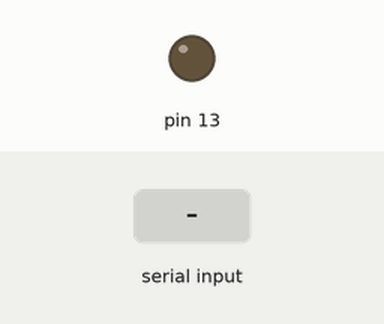
Bench run of a sketch on a simulated Arduino Uno, built with avr-gcc and run on an emulated ATmega328P. Shown: output pins drawn as LEDs (lit = HIGH). Dashed ring = blinking. Inputs (shaded band) come from the test bench.

Above: at 1.2 s.
1.3 s: byte 30 received over Serial
At 1.8 s:
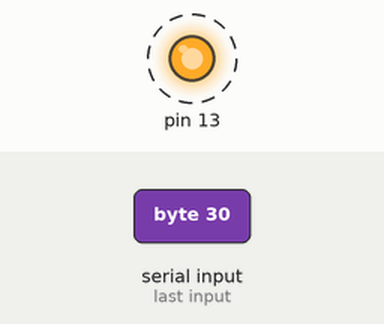
Timing chart, 0 to 10.3 s (numbered marks = the images above; inputs shaded):
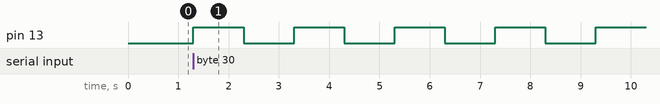

Measured:
- after the input at 1.3 s, pin 13: alternates HIGH for 1.0 s and LOW for 1.0 s, starting at once

The sketch:

asi_2.ino
```cpp
char invalue;
void setup() {
  pinMode(13, OUTPUT);
  Serial.begin(9600);
}


void loop() {
  int i = 0;
  if(Serial.available()>0){
    invalue=Serial.read();
    i = invalue;
  }
  while(i > 0){
    digitalWrite(13, HIGH);
    delay(1000);
    digitalWrite(13, LOW);
    delay(1000);
    i = i - 1;
  }
  i = 0;
}
```
